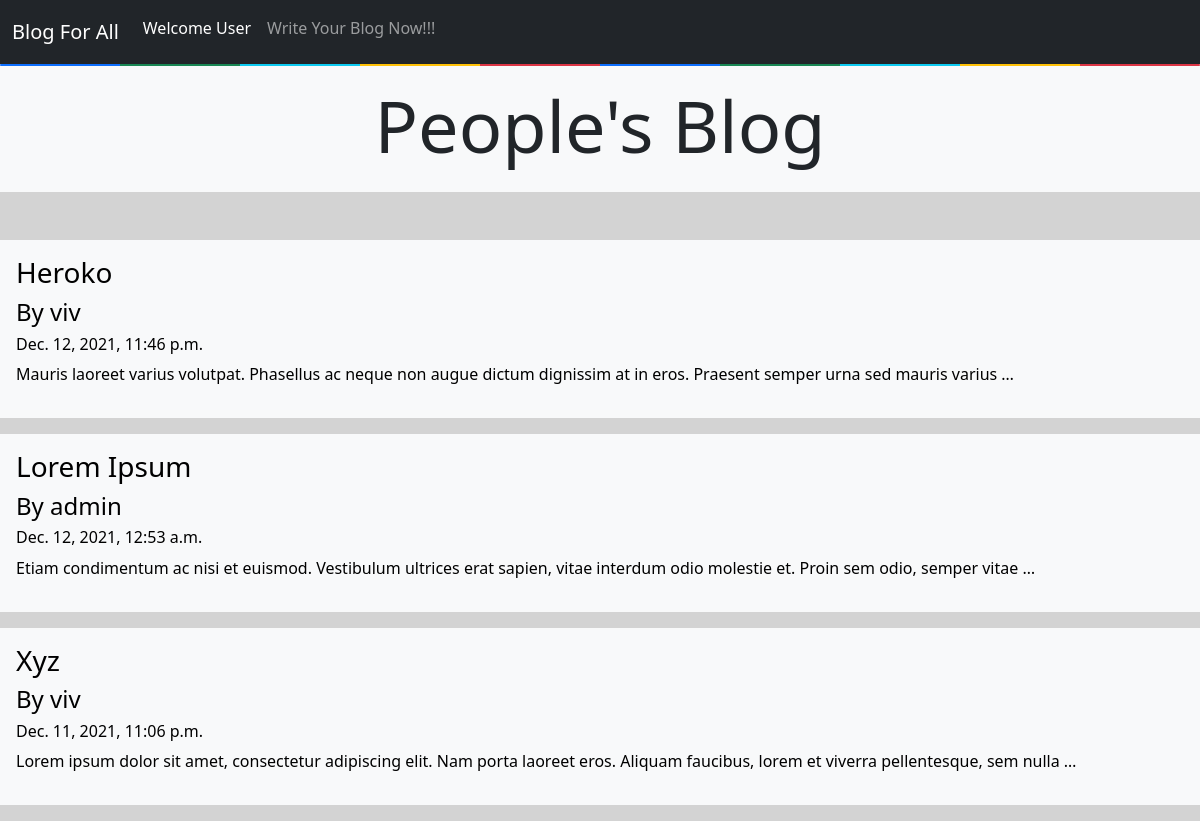
The app's page /, older data.
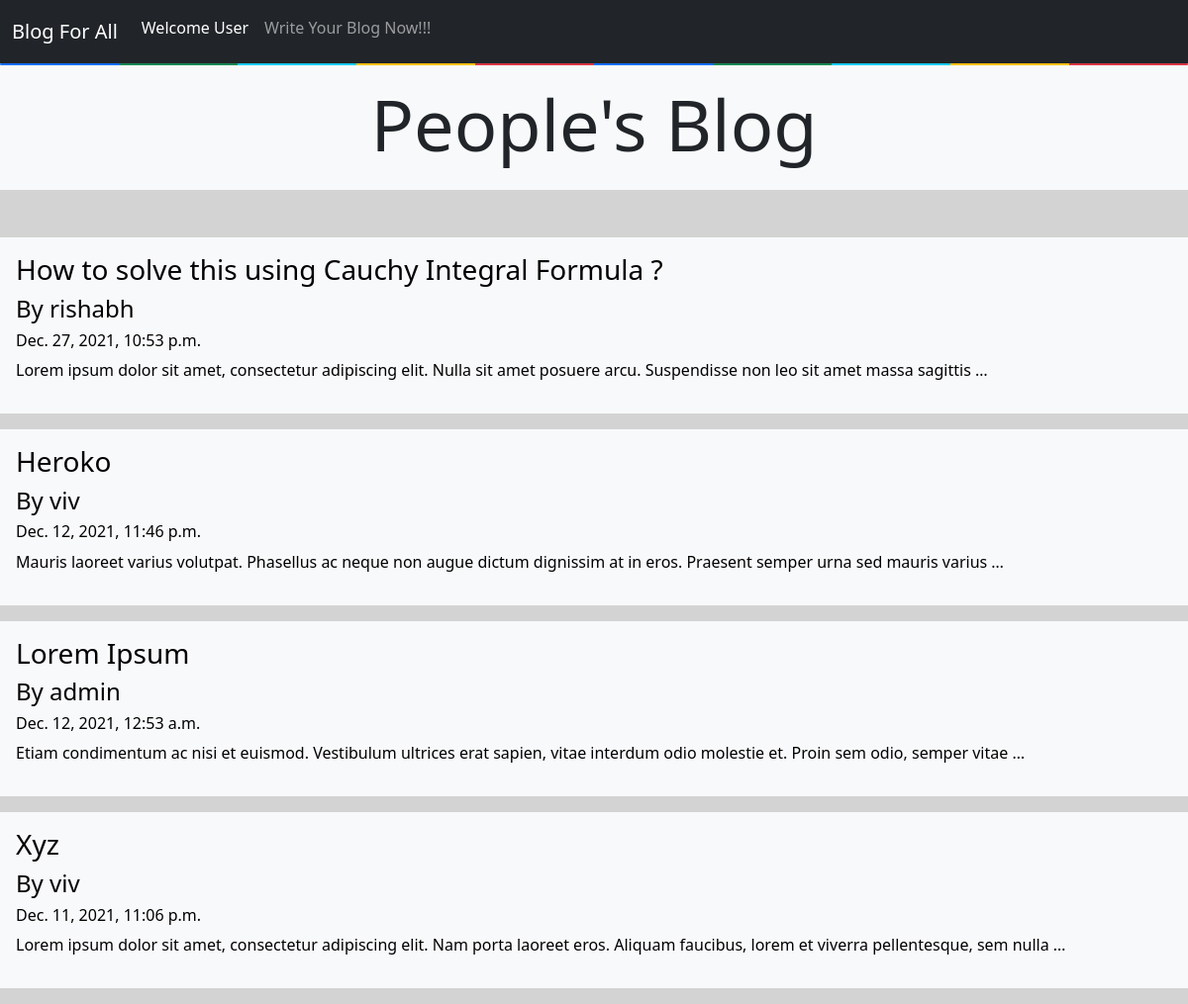
The same page, newer data.
### App/models.py (models this page shows)
class blog_model(models.Model):
    id = models.IntegerField(primary_key=True)
    name = models.CharField(max_length=100, default="")
    blog_title = models.CharField(max_length=100, default="", editable=True)
    content = models.TextField()
    created_at = models.DateTimeField(default=datetime.now, blank=True)

### App/views.py (the view)
# urls.py: path('', views.index ,name="index"),
def index(request):
    obj = blog_model.objects.all()
    return render(request, "1_index.html", {'obj':obj})

### templates/1_index.html (shortened to what this page needs)
{% extends 'base.html' %}
{% block body %}
<div class="container-fluid mt-0 p-0">
  <div class="d-flex justify-content-center bg-light py-3 mb-5">
  <h1 class="display-2"> People's Blog </h1>
  </div>
  {% for ele in obj reversed %}
      <a style="text-decoration:none; color:black;" href="post/{{ele.id}}">
      <div class="bg-light p-3 mb-3">
      <h3> {{ele.blog_title}} </h3>
      <h4> By {{ ele.name }} </h4>
      <h6> {{ ele.created_at }} </h6>
      <p>
          {{ele.content|truncatewords:20}}
      </p>
      </div>
      </a>
  {% endfor %}
</div>
{% endblock body %}

Row changes from the older to the newer data that the page shows:
added blog_model: blog_title "How to solve this using Cauchy Integral Formula ?", name "rishabh", created_at "Dec. 27, 2021, 10:53 p.m.", content "Lorem ipsum dolor sit amet, consectetur adipiscing elit. Nulla sit amet posuere arcu. Suspendisse non leo sit amet massa sagittis …"
